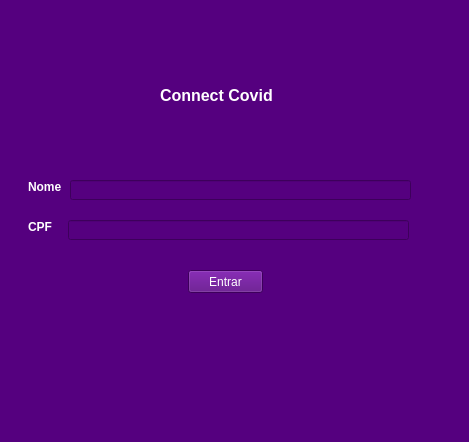
<?xml version="1.0" encoding="UTF-8"?>
<ui version="4.0">
 <class>MainWindow</class>
 <widget class="QMainWindow" name="MainWindow">
  <property name="geometry">
   <rect>
    <x>0</x>
    <y>0</y>
    <width>469</width>
    <height>442</height>
   </rect>
  </property>
  <property name="windowTitle">
   <string>MainWindow</string>
  </property>
  <property name="styleSheet">
   <string notr="true">background-color: rgb(85, 0, 127);</string>
  </property>
  <widget class="QWidget" name="centralwidget">
   <widget class="QPushButton" name="botaoEntrar">
    <property name="geometry">
     <rect>
      <x>188</x>
      <y>270</y>
      <width>75</width>
      <height>23</height>
     </rect>
    </property>
    <property name="styleSheet">
     <string notr="true">color: rgb(255, 255, 255);</string>
    </property>
    <property name="text">
     <string>Entrar</string>
    </property>
   </widget>
   <widget class="QLabel" name="label_cpf">
    <property name="geometry">
     <rect>
      <x>28</x>
      <y>220</y>
      <width>47</width>
      <height>13</height>
     </rect>
    </property>
    <property name="font">
     <font>
      <pointsize>9</pointsize>
      <weight>75</weight>
      <bold>true</bold>
     </font>
    </property>
    <property name="styleSheet">
     <string notr="true">color:rgb(255, 255, 255)</string>
    </property>
    <property name="text">
     <string>CPF</string>
    </property>
   </widget>
   <widget class="QLabel" name="label_2_nome">
    <property name="geometry">
     <rect>
      <x>28</x>
      <y>180</y>
      <width>47</width>
      <height>13</height>
     </rect>
    </property>
    <property name="font">
     <font>
      <pointsize>9</pointsize>
      <weight>75</weight>
      <bold>true</bold>
     </font>
    </property>
    <property name="styleSheet">
     <string notr="true">color: rgb(255, 255, 255);</string>
    </property>
    <property name="text">
     <string>Nome</string>
    </property>
   </widget>
   <widget class="QLineEdit" name="lineEdit_CPF">
    <property name="geometry">
     <rect>
      <x>68</x>
      <y>220</y>
      <width>341</width>
      <height>20</height>
     </rect>
    </property>
   </widget>
   <widget class="QLineEdit" name="lineEdit_NOME">
    <property name="geometry">
     <rect>
      <x>70</x>
      <y>180</y>
      <width>341</width>
      <height>20</height>
     </rect>
    </property>
   </widget>
   <widget class="QLabel" name="label">
    <property name="geometry">
     <rect>
      <x>160</x>
      <y>80</y>
      <width>181</width>
      <height>31</height>
     </rect>
    </property>
    <property name="font">
     <font>
      <pointsize>12</pointsize>
      <weight>75</weight>
      <bold>true</bold>
     </font>
    </property>
    <property name="styleSheet">
     <string notr="true">color: rgb(255, 255, 255);</string>
    </property>
    <property name="text">
     <string>Connect Covid</string>
    </property>
   </widget>
  </widget>
  <widget class="QMenuBar" name="menubar">
   <property name="geometry">
    <rect>
     <x>0</x>
     <y>0</y>
     <width>469</width>
     <height>21</height>
    </rect>
   </property>
  </widget>
  <widget class="QStatusBar" name="statusbar"/>
 </widget>
 <resources/>
 <connections/>
</ui>
